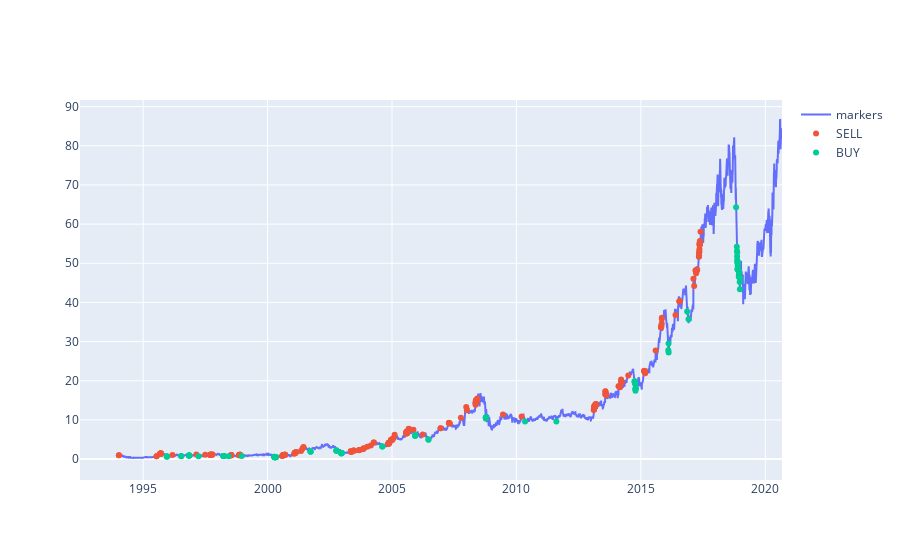

Notebook code cell kept with this figure:
### Code cell
fig = go.Figure()

fig.add_trace(go.Scatter(x=df_test['Date'], y=df_test['Adj Close'],
                    mode='lines',
                    name='markers'))

fig.add_trace(go.Scatter(x=df_test[df_test['action'] == 'SELL'].Date, y=df_test[df_test['action'] == 'SELL']['Adj Close'],
                    mode='markers',
                    name='SELL'))

fig.add_trace(go.Scatter(x=df_test[df_test['action'] == 'BUY'].Date, y=df_test[df_test['action'] == 'BUY']['Adj Close'],
                    mode='markers',
                    name='BUY'))


fig.show()
